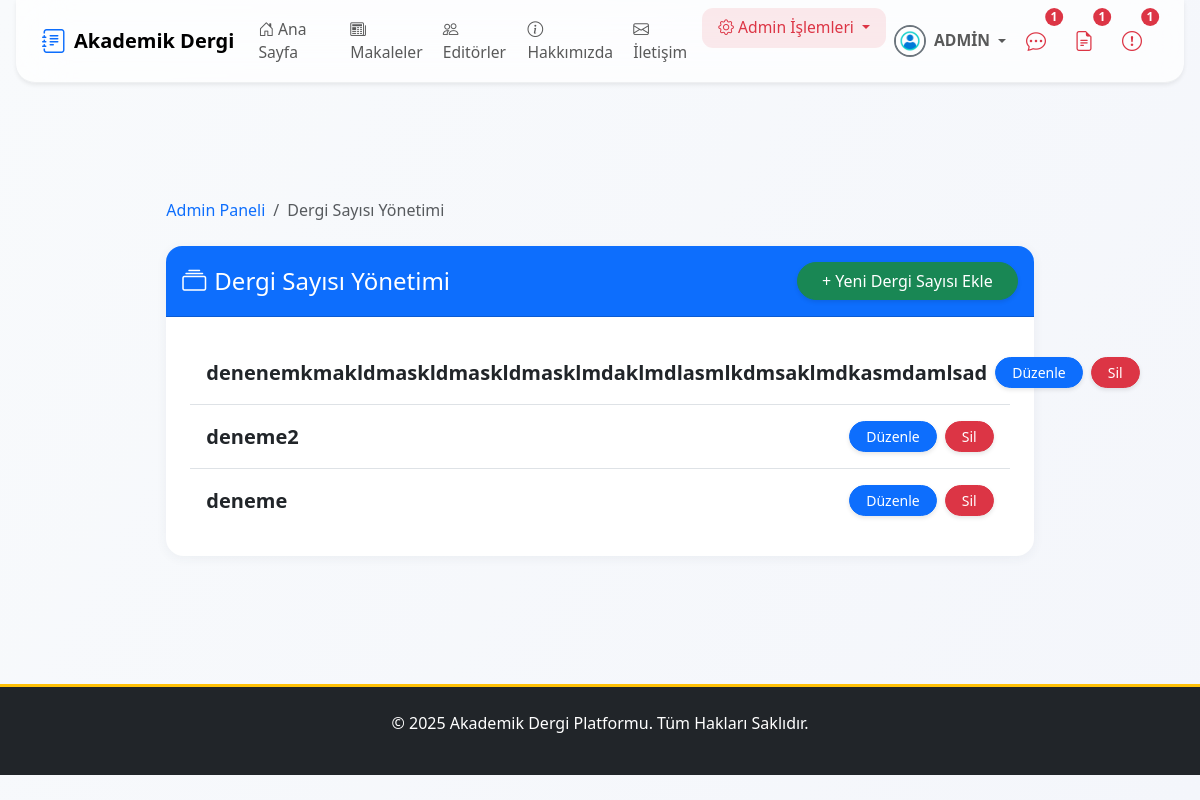
Screenshot of /dashboard/dergi-sayilari/ (signed in) with the database file from the repository.
### apps/users/models.py (models this page shows, shortened)
class User(AbstractUser):
    email = models.EmailField(unique=True, verbose_name="E-posta Adresi")
    biyografi = models.TextField(blank=True, null=True, verbose_name="Biyografi")
    profile_resmi = models.ImageField(
        upload_to=profile_pic_path,
        default='profile_pics/default.png',
        verbose_name="Profil Resmi"
    )
    resume = models.FileField(
        upload_to=resume_path,
        blank=True,
        null=True,
        verbose_name="Özgeçmiş (PDF)"
    )
    is_editor = models.BooleanField(default=False, verbose_name="Editör Yetkisi")
    goster_editorler_sayfasinda = models.BooleanField(
        default=False,
        verbose_name="Editörler Sayfasında Gösterilsin mi?"
    )
    def get_full_name(self):
        return f"{self.first_name} {self.last_name}".strip()

### apps/articles/models.py (models this page shows, shortened)
class DergiSayisi(models.Model):
    sayi = models.CharField(max_length=100, unique=True, verbose_name="Dergi Sayısı/Adı")
    olusturulma_tarihi = models.DateTimeField(auto_now_add=True)
    class Meta:
        verbose_name = "Dergi Sayısı"
        verbose_name_plural = "Dergi Sayıları"
        ordering = ['-olusturulma_tarihi']

### apps/dashboard/views.py (the view)
# urls.py: path('dergi-sayilari/', views.AdminDergiSayisiListView.as_view(), name='admin_dergisayisi_list'),
class AdminDergiSayisiListView(AdminRequiredMixin, ListView):
    model = DergiSayisi
    template_name = 'dashboard/admin_dergisayisi_list.html'
    context_object_name = 'dergi_sayilari'
    paginate_by = 20
    ordering = ['-olusturulma_tarihi']

### apps/core/context_processors.py (called while the page is built)
def notification_context(request):
    if not request.user.is_authenticated:
        return {}
    user = request.user
    context = {}
    if user.is_superuser:
        context['unread_messages_count'] = IletisimFormu.objects.filter(cevaplandi=False).count()
    else:
        context['unread_messages_count'] = 0
    if user.is_superuser or user.is_editor:
        context['draft_articles_count'] = Makale.objects.filter(goster_makaleler_sayfasinda=False).count()
    else:
        context['draft_articles_count'] = 0
    context['unread_notes_count'] = Makale.objects.filter(
        yazarlar__user_hesabi=user,
        admin_notu_okundu=False
    ).exclude(admin_notu__isnull=True).exclude(admin_notu__exact='').count()
    return context

### apps/core/mixins.py (called while the page is built)
    def dispatch(self, request, *args, **kwargs):
        if not request.user.is_authenticated or not request.user.is_superuser:
            messages.error(request, 'Bu sayfaya erişim için admin yetkisi gerekmektedir.')
            return redirect('anasayfa')
        return super().dispatch(request, *args, **kwargs)

### templates/dashboard/admin_dergisayisi_list.html (shortened to what this page needs)
{% extends 'base.html' %}
{% block content %}
<div class="container py-5">
    <div class="row justify-content-center">
        <div class="col-lg-10 col-md-10 col-12">
            <nav aria-label="breadcrumb" class="mb-4">
                <ol class="breadcrumb mb-0">
                    <li class="breadcrumb-item"><a href="/dashboard/" class="text-decoration-none">Admin Paneli</a></li>
                    <li class="breadcrumb-item active" aria-current="page">Dergi Sayısı Yönetimi</li>
                </ol>
            </nav>
            <div class="card shadow rounded-4 border-0">
                <div class="card-header bg-primary text-white rounded-top-4 d-flex flex-column flex-md-row justify-content-between align-items-center py-3">
                    <h4 class="mb-2 mb-md-0"><i class="bi bi-collection me-2"></i>Dergi Sayısı Yönetimi</h4>
                    <a href="{% url 'dashboard:admin_dergisayisi_create' %}" class="btn btn-success rounded-pill px-4">+ Yeni Dergi Sayısı Ekle</a>
                </div>
                <div class="card-body p-4">
                    <ul class="list-group list-group-flush">
                        {% for dergi in dergi_sayilari %}
                        <li class="list-group-item d-flex flex-column flex-md-row justify-content-between align-items-md-center py-3 gap-2">
                            <span class="fw-semibold fs-5">{{ dergi.sayi }}</span>
                            <span class="d-flex gap-2">
                                <a href="{% url 'dashboard:admin_dergisayisi_update' dergi.pk %}" class="btn btn-sm btn-primary rounded-pill px-3">Düzenle</a>
                                <a href="{% url 'dashboard:admin_dergisayisi_delete' dergi.pk %}" class="btn btn-sm btn-danger rounded-pill px-3">Sil</a>
                            </span>
                        </li>
                        {% empty %}
                        <li class="list-group-item p-5">
                            <div class="alert alert-warning text-center rounded-3 shadow-sm border-0 mb-0" role="alert">
                                <i class="bi bi-exclamation-triangle-fill me-2"></i>Henüz eklenmiş dergi sayısı yok.
                            </div>
                        </li>
                        {% endfor %}
                    </ul>
                </div>
            </div>
        </div>
    </div>
</div>
{% endblock %}

### templates/partials/_navbar.html (shortened to what this page needs)
{% load static %}
{% load form_tags %}
<nav class="navbar navbar-expand-lg navbar-light fixed-top navbar-glass shadow-sm">
    <div class="container position-relative">
        <a class="navbar-brand d-none d-lg-flex align-items-center me-3" href="{% url 'anasayfa' %}">
            <i class="bi bi-journal-text fs-4 me-2 text-primary"></i>
            <span>Akademik Dergi</span>
        </a>
        <div class="collapse navbar-collapse justify-content-between mobile-glass-menu" id="navbarNav">
            <ul class="navbar-nav me-auto mb-2 mb-lg-0 gap-lg-1 gap-2 mobile-menu-list">
                <li class="nav-item">
                    <a href="{% url 'anasayfa' %}" class="nav-link {% if request.resolver_match.url_name == 'anasayfa' %}active fw-bold{% endif %}">
                        <i class="bi bi-house-door me-1"></i>Ana Sayfa
                    </a>
                </li>
                <li class="nav-item">
                    <a href="{% url 'makale_list' %}" class="nav-link {% if request.resolver_match.url_name == 'makale_list' %}active fw-bold{% endif %}">
                        <i class="bi bi-newspaper me-1"></i>Makaleler
                    </a>
                </li>
                <li class="nav-item">
                    <a href="{% url 'editorler' %}" class="nav-link {% if request.resolver_match.url_name == 'editorler' %}active fw-bold{% endif %}">
                        <i class="bi bi-people me-1"></i>Editörler
                    </a>
                </li>
                <li class="nav-item">
                    <a href="{% url 'hakkinda' %}" class="nav-link {% if request.resolver_match.url_name == 'hakkinda' %}active fw-bold{% endif %}">
                        <i class="bi bi-info-circle me-1"></i>Hakkımızda
                    </a>
                </li>
                        <li class="nav-item">
                    <a href="{% url 'iletisim' %}" class="nav-link {% if request.resolver_match.url_name == 'iletisim' %}active fw-bold{% endif %}">
                        <i class="bi bi-envelope me-1"></i>İletişim
                            </a>
                        </li>
                {% if user.is_authenticated %}
                    {% if user.is_superuser %}
                    <li class="nav-item dropdown">
                        <a class="nav-link dropdown-toggle nav-link-red" href="#" id="adminDropdown"
                           role="button" data-bs-toggle="dropdown" aria-expanded="false">
                            <i class="bi bi-gear me-1"></i>Admin İşlemleri
                        </a>
                    </li>
                    {% endif %}
                {% endif %}
            </ul>
            <ul class="navbar-nav align-items-center gap-lg-1 gap-2 d-none d-lg-flex">
                {% if user.is_authenticated %}
                    <li class="nav-item dropdown">
                        <a class="nav-link dropdown-toggle d-flex align-items-center" href="#" id="userDropdownDesktop" role="button" data-bs-toggle="dropdown" aria-expanded="false">
                            {% if user.profile_resmi %}
                                <img src="{{ user.profile_resmi.url }}" class="rounded-circle me-2" width="32" height="32" alt="{{ user.get_full_name|default:user.username }}" style="object-fit: cover;">
                            {% else %}
                                <div class="rounded-circle bg-primary bg-opacity-10 d-flex justify-content-center align-items-center me-2" style="width: 32px; height: 32px;">
                                    <i class="bi bi-person text-primary"></i>
                                </div>
                            {% endif %}
                            <span class="fw-semibold me-1">
                                {% if user.is_superuser %}
                                    ADMİN
                                {% else %}
                            {{ user.get_full_name|default:user.username }}
                                {% endif %}
                            </span>
                        </a>
                    </li>
                {% endif %}
                {% if user.is_authenticated %}
                    {% if unread_notes_count and unread_notes_count > 0 %}
                    <li class="nav-item position-relative me-2">
                        <a href="{% url 'makalelerim' %}" class="nav-link px-2" title="Yeni Admin Notu Olan Makaleler">
                            <i class="bi bi-chat-dots fs-5 text-danger"></i>
                            <span class="position-absolute top-0 start-100 translate-middle badge rounded-pill bg-danger text-white small-badge">{{ unread_notes_count }}</span>
                        </a>
                    </li>
                    {% endif %}
                    {% if user.is_superuser or user.is_editor %}
                        {% if draft_articles_count and draft_articles_count > 0 %}
                        <li class="nav-item position-relative me-2">
                            <a href="{% url 'dashboard:editor_panel' %}" class="nav-link px-2" title="Taslak Makaleler">
                                <i class="bi bi-file-earmark-text fs-5 text-danger"></i>
                                <span class="position-absolute top-0 start-100 translate-middle badge rounded-pill bg-danger text-white small-badge">{{ draft_articles_count }}</span>
                            </a>
                        </li>
                        {% endif %}
                        {% if user.is_superuser and unread_messages_count and unread_messages_count > 0 %}
                        <li class="nav-item position-relative me-2">
                            <a href="{% url 'dashboard:admin_iletisim_list' %}" class="nav-link px-2" title="Cevaplanmamış İletişim Mesajları">
                                <i class="bi bi-exclamation-circle fs-5 text-danger"></i>
                                <span class="position-absolute top-0 start-100 translate-middle badge rounded-pill bg-danger text-white small-badge">{{ unread_messages_count }}</span>
                            </a>
                        </li>
                        {% endif %}
                    {% endif %}
                {% endif %}
            </ul>
        </div>
    </div>
</nav>

### static/css/style.css (style rules this page uses)
body { font-family: 'Segoe UI', Roboto, 'Helvetica Neue', Arial, sans-serif; background-color: #f8f9fa; transition: background-color 0.3s; }
.navbar-brand { font-weight: bold; }
.navbar .dropdown-toggle img { border: 2px solid #6c757d; transition: transform 0.2s; }
.btn { transition: all 0.3s ease; box-shadow: 0 2px 4px rgba(0,0,0,0.1); }
.card { transition: transform 0.3s ease, box-shadow 0.3s ease; border: none; box-shadow: 0 4px 6px rgba(0,0,0,0.1); }
.bg-primary { background-color: #0d6efd !important; }

### templates/base.html (style rules this page uses)
body { background: linear-gradient(120deg, #f8fafc 0%, #f4f6fb 100%); min-height: 100vh; font-family: 'Segoe UI', 'Roboto', 'Helvetica Neue', Arial, sans-serif; color: #222; transition: background 0.3s; }
.modern-card, .card { border-radius: 1.1rem !important; box-shadow: 0 2px 12px 0 rgba(44,62,80,0.06) !important; border: none !important; }
.modern-btn, .btn { border-radius: 2rem !important; font-weight: 500; transition: box-shadow 0.2s, background 0.2s; }
body { opacity: 0; transition: opacity 0.5s; }

### templates/partials/_navbar.html (style rules this page uses)
.navbar-glass { background: rgba(255, 255, 255, 0.7); backdrop-filter: blur(24px); -webkit-backdrop-filter: blur(24px); border-bottom: 1.5px solid rgba(44, 62, 80, 0.07); transition: all 0.3s cubic-bezier(.4,0,.2,1); border-radius: 0 0 1.2rem 1.2rem; margin: 0 1rem; width: calc(100% - 2rem); box-shadow: 0 4px 24px 0 rgba(44,62,80,0.07); }
.nav-link-red { color: #dc3545 !important; background: rgba(220, 53, 69, 0.1); border-radius: 0.5rem; padding: 0.5rem 1rem !important; transition: all 0.3s ease; }
.navbar-nav .nav-link { font-size: 0.98rem; padding: 0.6rem 1.1rem; border-radius: 0.7rem; transition: background 0.2s, color 0.2s; }
.navbar-nav .position-relative { margin-right: 0.5rem; }
@media (min-width: 992px) { .d-lg-flex { display: flex !important; } }
body { padding-top: 80px; }
.small-badge { font-size: 0.75rem; padding: 0.25em 0.45em; z-index: 2; }

### rows the page displays
User: profile_resmi (placeholder picture)
DergiSayisi: sayi "denenemkmakldmaskldmaskldmasklmdaklmdlasmlkdmsaklmdkasmdamlsad"
DergiSayisi: sayi "deneme2"
DergiSayisi: sayi "deneme"

### other values shown
{{ unread_notes_count }} "1"
{{ draft_articles_count }} "1"
{{ unread_messages_count }} "1"
